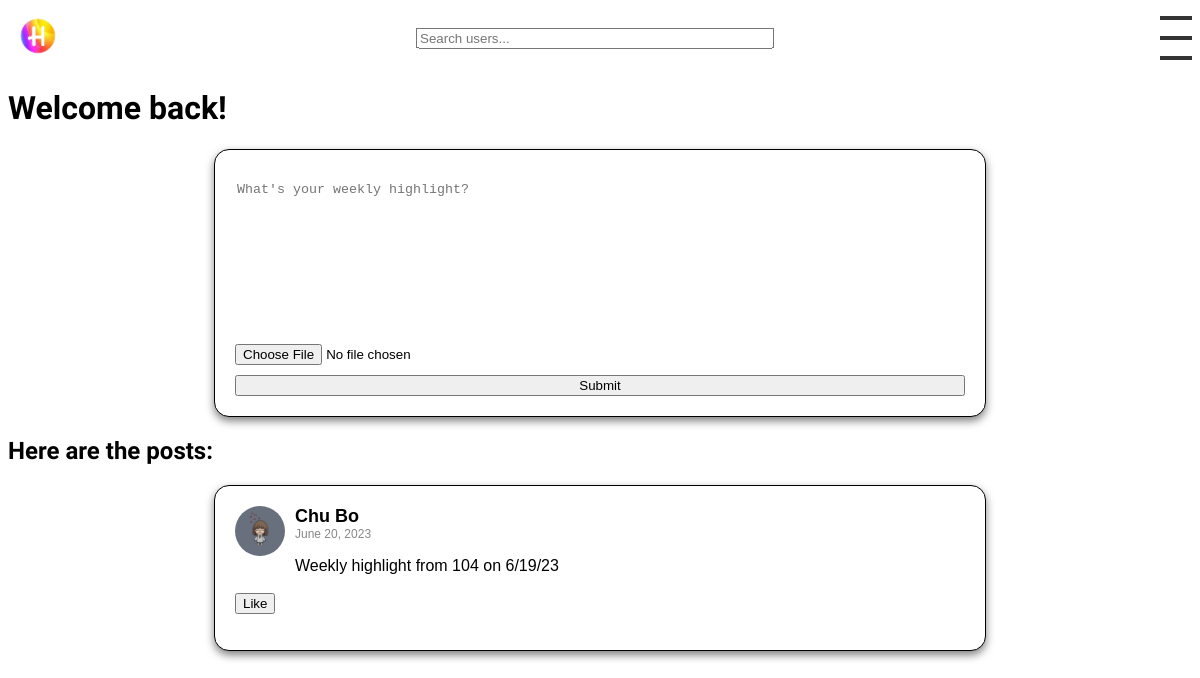
The page / (signed in) on the database its author committed.
### posts/models.py (models this page shows, shortened)
class Post(models.Model):
    user = models.ForeignKey(User, on_delete=models.CASCADE, related_name='posts')
    text = models.TextField()
    image = models.ImageField(upload_to='images/', blank=True, null=True)
    likes = models.ManyToManyField(User, related_name='likes', blank=True)
    created_at = models.DateTimeField(auto_now_add=True)

class Profile(models.Model):
    user = models.OneToOneField(User, on_delete=models.CASCADE)
    image = models.ImageField(upload_to='profile_pics/', default='profile_pics/ProfilePic.jpg', blank=True)
    location = models.CharField(max_length=30, blank=True)
    bio = models.TextField(blank=True)
    friends = models.ManyToManyField("self")
    last_post_time = models.DateTimeField(default=timezone.now)

### posts/views.py (the view, shortened to what this page needs)
# urls.py: 2. Add a URL to urlpatterns:  path('', views.home, name='home')
def home(request):
    can_post = True
    form = PostForm()
    if request.user.is_authenticated:
        if Post.objects.filter(user=request.user, created_at__gte=timezone.now()-timedelta(weeks=1)).exists():
            can_post = False
    colors = ['yellow', 'pink', 'green', 'orange', 'blue']
    shuffled_colors = list(itertools.islice(itertools.cycle(colors), 150))  # Adjust 150 as per your need
    random.shuffle(shuffled_colors)
    if request.user.is_authenticated:
        posts = Post.objects.exclude(user=request.user).exclude(likes=request.user).order_by('-created_at')
        template = 'loggedin.html'
    else:
        posts = Post.objects.all().order_by('-created_at')
        template = 'home.html'
    context = {
        'form': form,
        'posts': posts,
        'shuffled_colors': shuffled_colors,
        'can_post': can_post,
    }
    return render(request, template, context)

### posts/forms.py
class PostForm(forms.ModelForm):
    class Meta:
        model = Post
        fields = ['text', 'image']
    def __init__(self, *args, **kwargs):
        super().__init__(*args, **kwargs)
        self.fields['text'].widget = forms.Textarea(attrs={'placeholder': 'What\'s your weekly highlight?'})

### posts/templatetags/my_filters.py (called while the page is built)
@register.filter
def custom_date(value):
    now = timezone.now()
    diff = now - value
    if diff.days <= 0 and diff.seconds < 3600:
        return str(diff.seconds//60) + " minutes ago"
    elif diff.days <= 0 and diff.seconds >= 3600:
        return str(diff.seconds//3600) + " hours ago"
    elif diff.days >= 1 and diff.days < 7:
        return str(diff.days) + " days ago"
    else:
        return value.strftime("%B %d, %Y")  # If more than a week ago, return a formatted date

### posts/templates/loggedin.html (shortened to what this page needs)
{% extends 'base.html' %}
{% load static %}
{% block content %}
  <h1>Welcome back!</h1>
  <link rel="stylesheet" type="text/css" href="{% static 'css/form.css' %}">
  {% if can_post %}
  <div class="post">
    <form method="post" enctype="multipart/form-data">
      {{ form.text }}
      {{ form.image }}
      <button type="submit">Submit</button>
    </form>
  </div>
  {% endif %}
  <h2>Here are the posts:</h2>
  {% for post in posts %}
  {% include 'post.html' with post=post show_like_button=True %}
  {% endfor %}
{% endblock %}

### posts/templates/post.html (shortened to what this page needs)
{% load static %}
{% load my_filters %}
<link rel="stylesheet" type="text/css" href="{% static 'css/post.css' %}">
<div class="post">
    <div class="post-top">
        <a href="{% url 'view_profile' post.user.username %}">
            <img src="{{ post.user.profile.image.url }}" alt="User Avatar" class="avatar">
        </a>
        <div class="post-content">
            <div class="user-detail">
                <a href="{% url 'view_profile' post.user.username %}" class="username">{{ post.user.first_name }} {{ post.user.last_name }}</a>
                <span class="timestamp">{{ post.created_at|custom_date }}</span>
            </div>
            <p class="post-text">{{ post.text }}</p>
        </div>
    </div>
    {% if show_like_button %}
        <div class="interaction-icons">
            <button class="like-button" data-id="{{ post.id }}">
                {% if request.user in post.likes.all %}
                    Unlike
                {% else %}
                    Like
                {% endif %}
            </button>
        </div>
    {% endif %}
</div>

### posts/static/css/form.css (style rules this page uses)
.post { background-color: white; border: 1px solid black; box-shadow: 0px 4px 8px rgba(0, 0, 0, 0.5); border-radius: 15px; margin-bottom: 20px; padding: 20px; font-family: Arial, sans-serif; max-width: 90%; margin: 20px auto; width: 730px; }
form { width: 100%; display: flex; flex-direction: column; align-items: start; }
form textarea, form input[type="file"], form button { margin-top: 10px; width: 100%; }
form textarea { resize: none; border: none; }

### posts/static/css/post.css (style rules this page uses)
.post { background-color: white; border: 1px solid black; box-shadow: 0px 4px 8px rgba(0, 0, 0, 0.5); border-radius: 15px; margin-bottom: 20px; padding: 20px; font-family: Arial, sans-serif; max-width: 90%; margin: 20px auto; width: 730px; }
.post-top { display: flex; align-items: flex-start; }
.avatar { width: 50px; height: 50px; border-radius: 50%; margin-right: 10px; }
.username { color: black; font-size: 18px; font-weight: bold; }
.post-text { color: black; font-size: 16px; margin-bottom: 15px; }
.interaction-icons { color: rgb(255, 204, 153); font-size: 20px; margin-bottom: 15px; }
.timestamp { color: #888; font-size: 12px; text-align: left; }
.user-detail { display: flex; flex-direction: column; justify-content: center; align-items: flex-start; }
.post-content { display: flex; flex-direction: column; justify-content: center; align-items: flex-start; }
.username { color: black; font-size: 18px; font-weight: bold; text-decoration: none; }
.avatar { width: 50px; height: 50px; border-radius: 50%; margin-right: 10px; transition: filter 0.3s; }

### rows shown on the page
Post: user.profile.image (picture), user.first_name "Chu", user.last_name "Bo", created_at|custom_date "June 20, 2023", text "Weekly highlight from 104 on 6/19/23", shows "Like"
